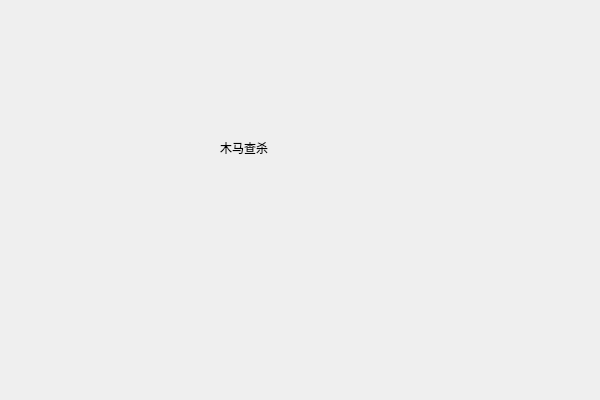
<?xml version="1.0" encoding="UTF-8"?>
<ui version="4.0">
 <class>CMumaChashaClass</class>
 <widget class="QWidget" name="CMumaChashaClass">
  <property name="geometry">
   <rect>
    <x>0</x>
    <y>0</y>
    <width>600</width>
    <height>400</height>
   </rect>
  </property>
  <property name="windowTitle">
   <string>CMumaChasha</string>
  </property>
  <widget class="QLabel" name="label">
   <property name="geometry">
    <rect>
     <x>220</x>
     <y>140</y>
     <width>72</width>
     <height>15</height>
    </rect>
   </property>
   <property name="text">
    <string>木马查杀</string>
   </property>
  </widget>
 </widget>
 <layoutdefault spacing="6" margin="11"/>
 <resources/>
 <connections/>
</ui>
